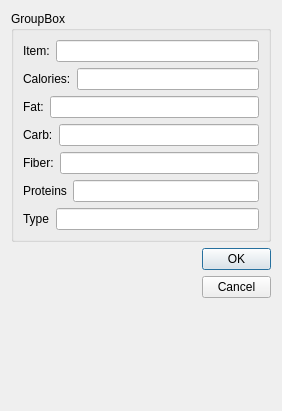
<?xml version="1.0" encoding="UTF-8"?>
<ui version="4.0">
 <class>AddNew</class>
 <widget class="QDialog" name="AddNew">
  <property name="geometry">
   <rect>
    <x>0</x>
    <y>0</y>
    <width>282</width>
    <height>411</height>
   </rect>
  </property>
  <property name="windowTitle">
   <string>Dialog</string>
  </property>
  <layout class="QGridLayout" name="gridLayout">
   <item row="0" column="0">
    <widget class="QGroupBox" name="groupBox">
     <property name="title">
      <string>GroupBox</string>
     </property>
     <layout class="QVBoxLayout" name="verticalLayout_2">
      <item>
       <layout class="QHBoxLayout" name="horizontalLayout">
        <item>
         <widget class="QLabel" name="label">
          <property name="text">
           <string>Item:</string>
          </property>
         </widget>
        </item>
        <item>
         <widget class="QLineEdit" name="lineItem"/>
        </item>
       </layout>
      </item>
      <item>
       <layout class="QHBoxLayout" name="horizontalLayout_2">
        <item>
         <widget class="QLabel" name="label_2">
          <property name="text">
           <string>Calories:</string>
          </property>
         </widget>
        </item>
        <item>
         <widget class="QLineEdit" name="lineCal"/>
        </item>
       </layout>
      </item>
      <item>
       <layout class="QVBoxLayout" name="verticalLayout">
        <item>
         <layout class="QHBoxLayout" name="horizontalLayout_3">
          <item>
           <widget class="QLabel" name="label_3">
            <property name="text">
             <string>Fat:</string>
            </property>
           </widget>
          </item>
          <item>
           <widget class="QLineEdit" name="lineFat"/>
          </item>
         </layout>
        </item>
        <item>
         <layout class="QHBoxLayout" name="horizontalLayout_4">
          <item>
           <widget class="QLabel" name="label_4">
            <property name="text">
             <string>Carb:</string>
            </property>
           </widget>
          </item>
          <item>
           <widget class="QLineEdit" name="lineCarb"/>
          </item>
         </layout>
        </item>
       </layout>
      </item>
      <item>
       <layout class="QHBoxLayout" name="horizontalLayout_5">
        <item>
         <widget class="QLabel" name="label_5">
          <property name="text">
           <string>Fiber:</string>
          </property>
         </widget>
        </item>
        <item>
         <widget class="QLineEdit" name="lineFib"/>
        </item>
       </layout>
      </item>
      <item>
       <layout class="QHBoxLayout" name="horizontalLayout_6">
        <item>
         <widget class="QLabel" name="label_6">
          <property name="text">
           <string>Proteins</string>
          </property>
         </widget>
        </item>
        <item>
         <widget class="QLineEdit" name="linePro"/>
        </item>
       </layout>
      </item>
      <item>
       <layout class="QHBoxLayout" name="horizontalLayout_7">
        <item>
         <widget class="QLabel" name="label_7">
          <property name="text">
           <string>Type</string>
          </property>
         </widget>
        </item>
        <item>
         <widget class="QLineEdit" name="lineType"/>
        </item>
       </layout>
      </item>
     </layout>
    </widget>
   </item>
   <item row="1" column="0" alignment="Qt::AlignRight">
    <widget class="QDialogButtonBox" name="buttonBox_AddNew">
     <property name="enabled">
      <bool>true</bool>
     </property>
     <property name="maximumSize">
      <size>
       <width>69</width>
       <height>16777215</height>
      </size>
     </property>
     <property name="orientation">
      <enum>Qt::Vertical</enum>
     </property>
     <property name="standardButtons">
      <set>QDialogButtonBox::Cancel|QDialogButtonBox::Ok</set>
     </property>
    </widget>
   </item>
  </layout>
 </widget>
 <resources/>
 <connections>
  <connection>
   <sender>buttonBox_AddNew</sender>
   <signal>accepted()</signal>
   <receiver>AddNew</receiver>
   <slot>accept()</slot>
   <hints>
    <hint type="sourcelabel">
     <x>248</x>
     <y>254</y>
    </hint>
    <hint type="destinationlabel">
     <x>157</x>
     <y>274</y>
    </hint>
   </hints>
  </connection>
  <connection>
   <sender>buttonBox_AddNew</sender>
   <signal>rejected()</signal>
   <receiver>AddNew</receiver>
   <slot>reject()</slot>
   <hints>
    <hint type="sourcelabel">
     <x>316</x>
     <y>260</y>
    </hint>
    <hint type="destinationlabel">
     <x>286</x>
     <y>274</y>
    </hint>
   </hints>
  </connection>
 </connections>
</ui>
